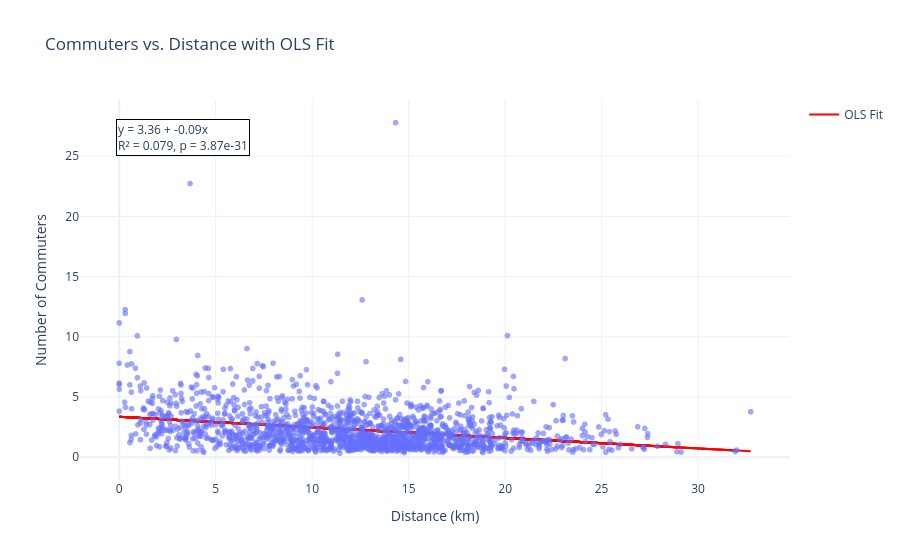

The notebook cell this image was saved under:
### Code cell
import statsmodels.api as sm
import plotly.graph_objects as go

df_clean = gdf[["distance_km", "hudson_workers_per_1000"]].dropna()

# Prepare data

X = sm.add_constant(df_clean["distance_km"])
y = df_clean["hudson_workers_per_1000"]

# Fit OLS model
model = sm.OLS(y, X).fit()

# Get predictions
gdf.loc[df_clean.index, "ols_fit"] = model.predict(X)

# Extract stats
slope = model.params["distance_km"]
intercept = model.params["const"]
r2 = model.rsquared
pval = model.pvalues["distance_km"]

# Scatter plot
fig = px.scatter(
    gdf,
    x="distance_km",
    y="hudson_workers_per_1000",
    opacity=0.6,
    labels={"distance_km": "Distance (km)", "hudson_workers_per_1000": "Number of Commuters"},
    title="Commuters vs. Distance with OLS Fit",
    template="plotly_white"
)

# Add OLS line
fig.add_trace(go.Scatter(
    x=gdf["distance_km"],
    y=gdf["ols_fit"],
    mode="lines",
    name="OLS Fit",
    line=dict(color="red")
))

# Add annotation
fig.add_annotation(
    xref="paper", yref="paper", x=0.05, y=0.95,
    text=f"y = {intercept:.2f} + {slope:.2f}x<br>R² = {r2:.3f}, p = {pval:.2e}",
    showarrow=False,
    align="left",
    font=dict(size=12),
    bgcolor="white",
    bordercolor="black",
    borderwidth=1
)

fig.show()

### Figure 1 — Plotly figure (JSON) as saved in the notebook; plotly's stock layout.template omitted (floating-point values rounded to 4 significant figures; data arrays with more than 128 entries replaced by an {"elided": "..."} marker saying what was removed)
{"data": [{"hovertemplate": "Distance (km)=%{x}<br>Number of Commuters=%{y}<extra></extra>", "legendgroup": "", "marker": {"color": "#636efa", "opacity": 0.6, "symbol": "circle"}, "mode": "markers", "name": "", "showlegend": false, "type": "scattergl", "x": {"elided": "2324 float values"}, "xaxis": "x", "y": {"elided": "2324 float values"}, "yaxis": "y"}, {"line": {"color": "red"}, "mode": "lines", "name": "OLS Fit", "type": "scatter", "x": {"elided": "2324 float values"}, "y": {"elided": "2324 float values"}}], "layout": {"annotations": [{"align": "left", "bgcolor": "white", "bordercolor": "black", "borderwidth": 1, "font": {"size": 12}, "showarrow": false, "text": "y = 3.36 + -0.09x<br>R² = 0.079, p = 3.87e-31", "x": 0.05, "xref": "paper", "y": 0.95, "yref": "paper"}], "legend": {"tracegroupgap": 0}, "title": {"text": "Commuters vs. Distance with OLS Fit"}, "xaxis": {"anchor": "y", "domain": [0, 1], "title": {"text": "Distance (km)"}}, "yaxis": {"anchor": "x", "domain": [0, 1], "title": {"text": "Number of Commuters"}}}}
